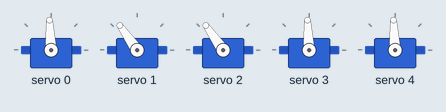
The sketch below on a simulated Arduino Uno, built with avr-gcc and run on an emulated ATmega328P. Shown: 5 × servo.

Above: at 0.1 s.
At 7.1 s:
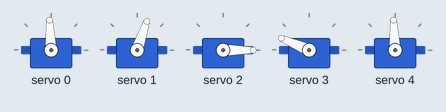
At 12.1 s:
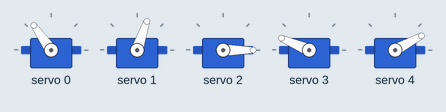
At 17.1 s:
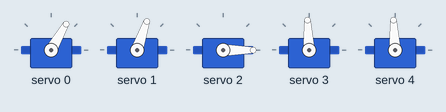
At 25.1 s:
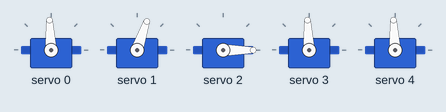
At 34.1 s:
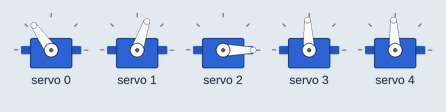
Timing chart, 0 to 40.0 s (numbered marks = the images above):
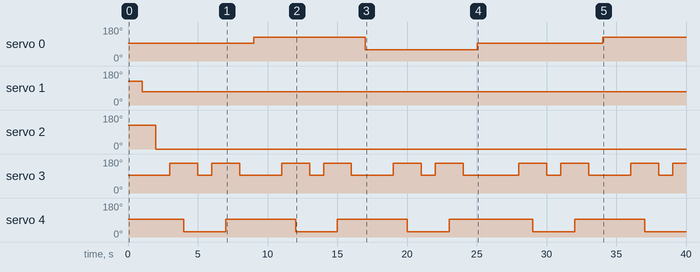

The sketch:

robot-project-code.ino
```cpp
#include <Wire.h>
#include <Adafruit_PWMServoDriver.h>

// Create a servo driver object for PCA9685 PWM controller
Adafruit_PWMServoDriver pwm = Adafruit_PWMServoDriver();

// Define the servo channels for each joint
#define BASE_CHANNEL 0
#define SHOULDER_CHANNEL 1
#define ELBOW_CHANNEL 2
#define WRIST_CHANNEL 3
#define GRIPPER_CHANNEL 4

// Define the initial angle for each joint
int baseAngle = 120;
int shoulderAngle = 120;
int elbowAngle = 120;
int wristAngle = 90;
int gripperAngle = 90;

void setup() {
  // Initialize the servo driver
  pwm.begin();
  pwm.setPWMFreq(50); // Set the PWM frequency to 50 Hz

  // Set the initial position for each servo
  setServoPosition(BASE_CHANNEL, baseAngle);
  setServoPosition(SHOULDER_CHANNEL, shoulderAngle);
  setServoPosition(ELBOW_CHANNEL, elbowAngle);
  setServoPosition(WRIST_CHANNEL, wristAngle);
  setServoPosition(GRIPPER_CHANNEL, gripperAngle);
}

void loop() {
  // Move the robot arm in a pre-defined sequence

  // Move the base joint to 45 degrees
  setServoPosition(BASE_CHANNEL, 90);
  delay(1000);

  // Move the shoulder joint to 135 degrees
  setServoPosition(SHOULDER_CHANNEL, 70);
  delay(1000);

  // Move the elbow joint to 45 degrees
  setServoPosition(ELBOW_CHANNEL, -2);
  delay(1000);

  // Move the wrist joint to 135 degrees
  setServoPosition(WRIST_CHANNEL, 150);
  delay(1000);

  // Open the gripper
  setServoPosition(GRIPPER_CHANNEL, 30);
  delay(1000);

  setServoPosition(WRIST_CHANNEL, 90);
  delay(1000);

  setServoPosition(WRIST_CHANNEL, 150);
  delay(1000);

  // Open the gripper
  setServoPosition(GRIPPER_CHANNEL, 90);
  delay(1000);

  setServoPosition(WRIST_CHANNEL, 90);
  delay(1000);

  setServoPosition(BASE_CHANNEL, 120);
  delay(1000);

  setServoPosition(WRIST_CHANNEL, 90);
  delay(1000);

  setServoPosition(WRIST_CHANNEL, 150);
  delay(1000);

  setServoPosition(GRIPPER_CHANNEL, 30);
  delay(1000);

  setServoPosition(WRIST_CHANNEL, 90);
  delay(1000);

  setServoPosition(WRIST_CHANNEL, 150);
  delay(1000);

  setServoPosition(GRIPPER_CHANNEL, 90);
  delay(1000);

  setServoPosition(WRIST_CHANNEL, 90);
  delay(1000);

  setServoPosition(BASE_CHANNEL, 60);
  delay(1000);
  setServoPosition(WRIST_CHANNEL, 90);
  delay(1000);

  setServoPosition(WRIST_CHANNEL, 150);
  delay(1000);

  setServoPosition(GRIPPER_CHANNEL, 30);
  delay(1000);

  setServoPosition(WRIST_CHANNEL, 90);
  delay(1000);

  setServoPosition(WRIST_CHANNEL, 150);
  delay(1000);

  setServoPosition(GRIPPER_CHANNEL, 90);
  delay(1000);

  setServoPosition(WRIST_CHANNEL, 90);
  delay(1000);
  // Close the gripper
  //setServoPosition(GRIPPER_CHANNEL, 90);
  //delay(1000);


}

// Function to set the position of a servo on a specified channel
void setServoPosition(int channel, int angle) {
  int pwmValue = map(angle, 0, 180, 102, 512); // Map the angle to a PWM value between 102 and 512
  pwm.setPWM(channel, 0, pwmValue); // Set the PWM value for the specified channel
}
```

Measured:
- by itself, servo 0: 93° → 125° at 9.0 s, → 60° 8.0 s later, → 93° 8.0 s later, → 125° 9.0 s later
- by itself, servo 1: 125° → 71° at 1.0 s
- by itself, servo 2: 125° → 0° at 2.0 s
- by itself, servo 3: 93° → 157° at 3.0 s, → 93° 2.0 s later, → 157° 1.0 s later, → 93° 2.0 s later, … (19 changes in this stretch)
- by itself, servo 4: 93° → 28° at 4.0 s, → 93° 3.0 s later, → 28° 5.0 s later, → 93° 3.0 s later, … (9 changes in this stretch)
